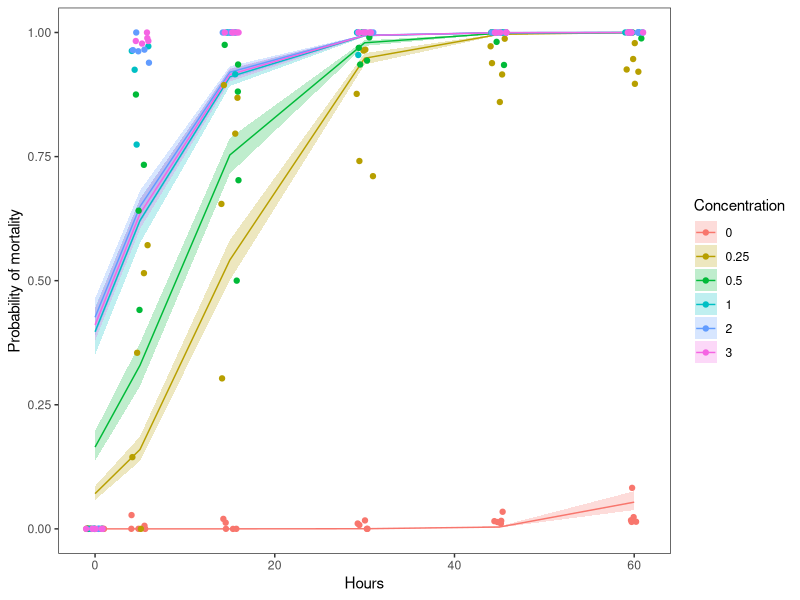

Generate this figure with R:
## ---- chunk 1

## ---- chunk 2
vd <- read.csv("../../data/veligers.csv")
## ---- chunk 3
vd$Concentration <- as.factor(vd$Concentration)
## ---- chunk 4
# Fit the model
v.mod <- glm(dead ~ Concentration + Time, family = "binomial", data = vd)
## ---- chunk 5
# Load the car library so we can get a
# meaningful ANOVA table for our model
library(car)

# Print the summary of the model
Anova(v.mod, Type = "II")
## ---- chunk 6
# Print the summary of the model
summary(v.mod)
## ---- chunk 7
# Calculate mean predicted value and SE for the predictions
# on the link scale
logit_preds <- data.frame( predict(v.mod, type = "link", se.fit = TRUE) )

# Now get lower and upper CIs
logit_preds$lwr <- logit_preds$fit + logit_preds$se.fit * qnorm(0.025)
logit_preds$upr <- logit_preds$fit + logit_preds$se.fit * qnorm(0.975)
## ---- chunk 8
invlogit <- function(x) {
  exp(x) / (1 + exp(x))
}
## ---- chunk 9
# Convert the predictions to the probability scale
real_preds <- apply(logit_preds, 2, invlogit)

# Add our predictions back to the original data
vd_preds <- data.frame(vd, real_preds)
## ---- chunk 10
library(tidyverse)

# Summarize proportion dead at time by concentration
# Use dates so we can show reps
sum_points <- vd_preds %>%
  group_by(Concentration, Time, Date) %>%
  summarize(props = sum(dead)/length(dead))

# Plot the predictions
ggplot(vd_preds, aes(x = Time, y = fit)) +
  geom_ribbon(
    aes(ymin = lwr, ymax = upr, fill = Concentration), alpha = 0.25) +
  geom_line(aes(color = Concentration)) +
  geom_jitter(
    aes(x = Time, y = props, color = Concentration), data = sum_points,
    width = 1) +
  xlab("Hours") +
  ylab("Probability of mortality") +
  theme_bw() +
  theme(panel.grid = element_blank())

